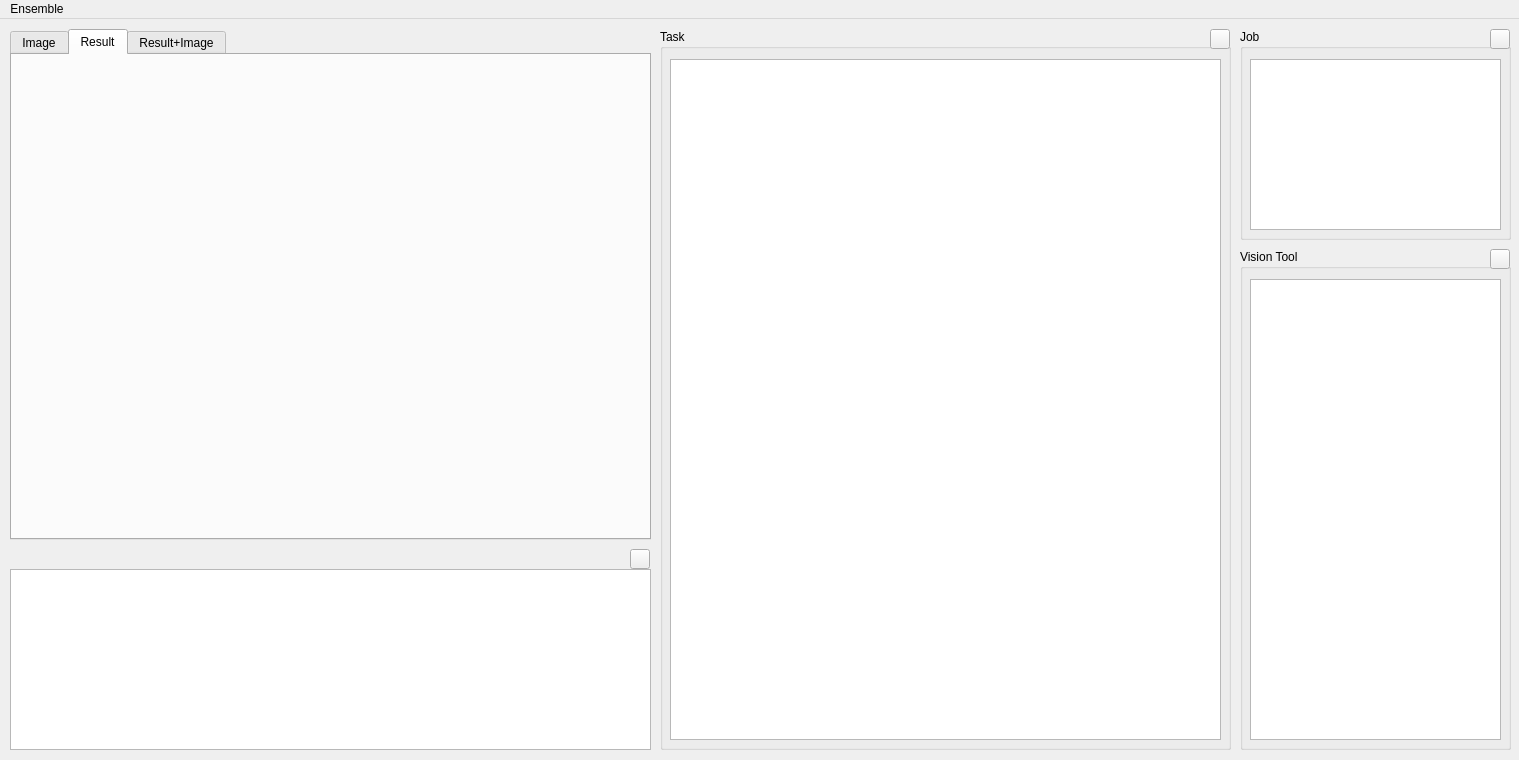
<?xml version="1.0" encoding="UTF-8"?>
<ui version="4.0">
 <class>MainWindow</class>
 <widget class="QMainWindow" name="MainWindow">
  <property name="geometry">
   <rect>
    <x>0</x>
    <y>0</y>
    <width>1519</width>
    <height>760</height>
   </rect>
  </property>
  <property name="windowTitle">
   <string>RENDEZVUE::ViNet</string>
  </property>
  <widget class="QWidget" name="centralWidget">
   <widget class="QListView" name="listView_source">
    <property name="geometry">
     <rect>
      <x>10</x>
      <y>550</y>
      <width>641</width>
      <height>181</height>
     </rect>
    </property>
    <property name="editTriggers">
     <set>QAbstractItemView::NoEditTriggers</set>
    </property>
   </widget>
   <widget class="QTabWidget" name="tabWidget_image">
    <property name="geometry">
     <rect>
      <x>10</x>
      <y>10</y>
      <width>641</width>
      <height>511</height>
     </rect>
    </property>
    <property name="tabShape">
     <enum>QTabWidget::Rounded</enum>
    </property>
    <property name="currentIndex">
     <number>1</number>
    </property>
    <widget class="QWidget" name="tab_image">
     <attribute name="title">
      <string>Image</string>
     </attribute>
     <widget class="QLabel" name="image">
      <property name="geometry">
       <rect>
        <x>0</x>
        <y>-1</y>
        <width>640</width>
        <height>480</height>
       </rect>
      </property>
      <property name="baseSize">
       <size>
        <width>640</width>
        <height>480</height>
       </size>
      </property>
      <property name="frameShape">
       <enum>QFrame::Panel</enum>
      </property>
      <property name="lineWidth">
       <number>0</number>
      </property>
      <property name="text">
       <string/>
      </property>
     </widget>
     <widget class="QLabel" name="image_bg">
      <property name="geometry">
       <rect>
        <x>0</x>
        <y>0</y>
        <width>640</width>
        <height>480</height>
       </rect>
      </property>
      <property name="baseSize">
       <size>
        <width>640</width>
        <height>480</height>
       </size>
      </property>
      <property name="frameShape">
       <enum>QFrame::Panel</enum>
      </property>
      <property name="lineWidth">
       <number>0</number>
      </property>
      <property name="text">
       <string/>
      </property>
     </widget>
     <zorder>image_bg</zorder>
     <zorder>image</zorder>
    </widget>
    <widget class="QWidget" name="tab_result">
     <attribute name="title">
      <string>Result</string>
     </attribute>
     <widget class="QLabel" name="result">
      <property name="geometry">
       <rect>
        <x>0</x>
        <y>-1</y>
        <width>640</width>
        <height>480</height>
       </rect>
      </property>
      <property name="baseSize">
       <size>
        <width>640</width>
        <height>480</height>
       </size>
      </property>
      <property name="frameShape">
       <enum>QFrame::Panel</enum>
      </property>
      <property name="lineWidth">
       <number>0</number>
      </property>
      <property name="text">
       <string/>
      </property>
     </widget>
     <widget class="QLabel" name="result_bg">
      <property name="geometry">
       <rect>
        <x>0</x>
        <y>0</y>
        <width>640</width>
        <height>480</height>
       </rect>
      </property>
      <property name="baseSize">
       <size>
        <width>640</width>
        <height>480</height>
       </size>
      </property>
      <property name="frameShape">
       <enum>QFrame::Panel</enum>
      </property>
      <property name="lineWidth">
       <number>0</number>
      </property>
      <property name="text">
       <string/>
      </property>
     </widget>
     <zorder>result_bg</zorder>
     <zorder>result</zorder>
    </widget>
    <widget class="QWidget" name="tab_merge">
     <attribute name="title">
      <string>Result+Image</string>
     </attribute>
     <widget class="QLabel" name="merge">
      <property name="geometry">
       <rect>
        <x>0</x>
        <y>-1</y>
        <width>640</width>
        <height>480</height>
       </rect>
      </property>
      <property name="baseSize">
       <size>
        <width>640</width>
        <height>480</height>
       </size>
      </property>
      <property name="frameShape">
       <enum>QFrame::Panel</enum>
      </property>
      <property name="lineWidth">
       <number>0</number>
      </property>
      <property name="text">
       <string/>
      </property>
     </widget>
     <widget class="QLabel" name="merge_bg">
      <property name="geometry">
       <rect>
        <x>0</x>
        <y>0</y>
        <width>640</width>
        <height>480</height>
       </rect>
      </property>
      <property name="baseSize">
       <size>
        <width>640</width>
        <height>480</height>
       </size>
      </property>
      <property name="frameShape">
       <enum>QFrame::Panel</enum>
      </property>
      <property name="lineWidth">
       <number>0</number>
      </property>
      <property name="text">
       <string/>
      </property>
     </widget>
     <zorder>merge_bg</zorder>
     <zorder>merge</zorder>
    </widget>
   </widget>
   <widget class="QGroupBox" name="groupBox">
    <property name="geometry">
     <rect>
      <x>1240</x>
      <y>10</y>
      <width>271</width>
      <height>211</height>
     </rect>
    </property>
    <property name="title">
     <string>Job</string>
    </property>
    <widget class="CToolList" name="listWidget_items_job">
     <property name="geometry">
      <rect>
       <x>10</x>
       <y>30</y>
       <width>251</width>
       <height>171</height>
      </rect>
     </property>
     <property name="dragEnabled">
      <bool>true</bool>
     </property>
     <property name="dragDropOverwriteMode">
      <bool>false</bool>
     </property>
     <property name="dragDropMode">
      <enum>QAbstractItemView::DragOnly</enum>
     </property>
    </widget>
    <widget class="QPushButton" name="pushButton_update_job">
     <property name="geometry">
      <rect>
       <x>250</x>
       <y>0</y>
       <width>20</width>
       <height>20</height>
      </rect>
     </property>
     <property name="text">
      <string/>
     </property>
     <property name="icon">
      <iconset resource="../resource.qrc">
       <normaloff>:/icons/image/icons/refresh.png</normaloff>:/icons/image/icons/refresh.png</iconset>
     </property>
    </widget>
   </widget>
   <widget class="QGroupBox" name="groupBox_2">
    <property name="geometry">
     <rect>
      <x>1240</x>
      <y>230</y>
      <width>271</width>
      <height>501</height>
     </rect>
    </property>
    <property name="title">
     <string>Vision Tool</string>
    </property>
    <widget class="CToolList" name="listWidget_items">
     <property name="geometry">
      <rect>
       <x>10</x>
       <y>30</y>
       <width>251</width>
       <height>461</height>
      </rect>
     </property>
     <property name="dragEnabled">
      <bool>true</bool>
     </property>
     <property name="dragDropOverwriteMode">
      <bool>false</bool>
     </property>
     <property name="dragDropMode">
      <enum>QAbstractItemView::DragOnly</enum>
     </property>
    </widget>
    <widget class="QPushButton" name="pushButton_update_tool">
     <property name="geometry">
      <rect>
       <x>250</x>
       <y>0</y>
       <width>20</width>
       <height>20</height>
      </rect>
     </property>
     <property name="text">
      <string/>
     </property>
     <property name="icon">
      <iconset resource="../resource.qrc">
       <normaloff>:/icons/image/icons/refresh.png</normaloff>:/icons/image/icons/refresh.png</iconset>
     </property>
    </widget>
   </widget>
   <widget class="QGroupBox" name="groupBox_3">
    <property name="geometry">
     <rect>
      <x>660</x>
      <y>10</y>
      <width>571</width>
      <height>721</height>
     </rect>
    </property>
    <property name="title">
     <string>Task</string>
    </property>
    <widget class="QPushButton" name="pushButton_update_job_tree">
     <property name="geometry">
      <rect>
       <x>550</x>
       <y>0</y>
       <width>20</width>
       <height>20</height>
      </rect>
     </property>
     <property name="text">
      <string/>
     </property>
     <property name="icon">
      <iconset resource="../resource.qrc">
       <normaloff>:/icons/image/icons/refresh.png</normaloff>:/icons/image/icons/refresh.png</iconset>
     </property>
    </widget>
    <widget class="CJobTree" name="treeWidget_job">
     <property name="geometry">
      <rect>
       <x>10</x>
       <y>30</y>
       <width>551</width>
       <height>681</height>
      </rect>
     </property>
     <property name="mouseTracking">
      <bool>true</bool>
     </property>
     <property name="acceptDrops">
      <bool>true</bool>
     </property>
     <property name="midLineWidth">
      <number>1</number>
     </property>
     <property name="dragEnabled">
      <bool>true</bool>
     </property>
     <property name="dragDropOverwriteMode">
      <bool>false</bool>
     </property>
     <property name="dragDropMode">
      <enum>QAbstractItemView::DragDrop</enum>
     </property>
     <property name="defaultDropAction">
      <enum>Qt::MoveAction</enum>
     </property>
     <property name="headerHidden">
      <bool>true</bool>
     </property>
     <column>
      <property name="text">
       <string notr="true">1</string>
      </property>
     </column>
    </widget>
   </widget>
   <widget class="QPushButton" name="pushButton_update_source_list">
    <property name="geometry">
     <rect>
      <x>630</x>
      <y>530</y>
      <width>20</width>
      <height>20</height>
     </rect>
    </property>
    <property name="text">
     <string/>
    </property>
    <property name="icon">
     <iconset resource="../resource.qrc">
      <normaloff>:/icons/image/icons/refresh.png</normaloff>:/icons/image/icons/refresh.png</iconset>
    </property>
   </widget>
  </widget>
  <widget class="QMenuBar" name="menuBar">
   <property name="geometry">
    <rect>
     <x>0</x>
     <y>0</y>
     <width>1519</width>
     <height>22</height>
    </rect>
   </property>
   <widget class="QMenu" name="menuEnsemble">
    <property name="title">
     <string>Ensemble</string>
    </property>
    <addaction name="actionSearch"/>
    <addaction name="actionConnect"/>
   </widget>
   <addaction name="menuEnsemble"/>
  </widget>
  <action name="actionSearch">
   <property name="text">
    <string>Search</string>
   </property>
  </action>
  <action name="actionConnect">
   <property name="text">
    <string>Connect</string>
   </property>
  </action>
  <action name="actionCheck_for_updates">
   <property name="text">
    <string>Check for updates</string>
   </property>
  </action>
 </widget>
 <layoutdefault spacing="6" margin="11"/>
 <customwidgets>
  <customwidget>
   <class>CToolList</class>
   <extends>QListWidget</extends>
   <header>ctoollist.h</header>
  </customwidget>
  <customwidget>
   <class>CJobTree</class>
   <extends>QTreeWidget</extends>
   <header>cjobtree.h</header>
  </customwidget>
 </customwidgets>
 <resources>
  <include location="../resource.qrc"/>
 </resources>
 <connections/>
</ui>
